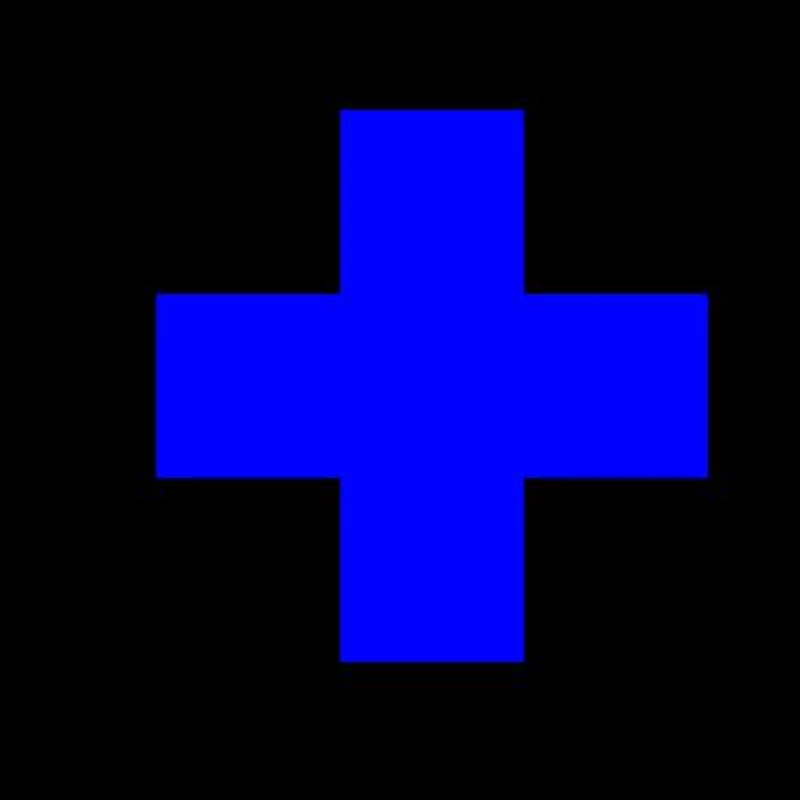
#> input picture LearningDataBase/Rogne/+.png, 800 x 800 px; its folder holds only this picture in this run
$ python traitement_image.py
#> lines starting #> are read from the running program, lines starting #| are printed output that depends on the picture
from PIL import Image
from resizeimage import resizeimage
import os
import imageio
import matplotlib.pyplot as plt

plus_lumino = 170
# [7 lines of commented-out code are left out]

for element in os.listdir('../Rogne'):
    string = "../Rogne/"+element
    image = imageio.imread(string)
#> image is the input picture: shape (800, 800, 3); mean R, G, B 0.2, 0.1, 67.4
    #  0 : red, 1 green2 2 blue
    for i in range(800):
        for j in range(800):
            for k in range(3):
                if (image[i,j][k]<=255 - plus_lumino):
                    image[i,j][k] = image[i,j][k] + plus_lumino
                else :
                    image[i,j][k] = 255
        print(element+str(i))
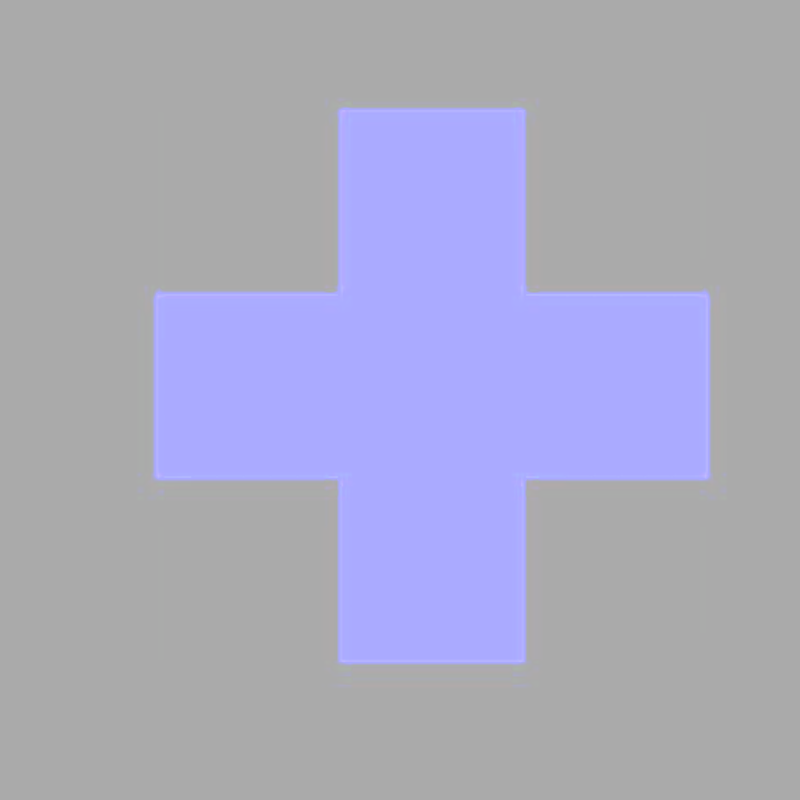
#> image: shape (800, 800, 3); mean R, G, B 170.2, 170.1, 193.2
    string2 = "../Degradee/plus_lumino"+element
    imageio.imsave(string2, image)
